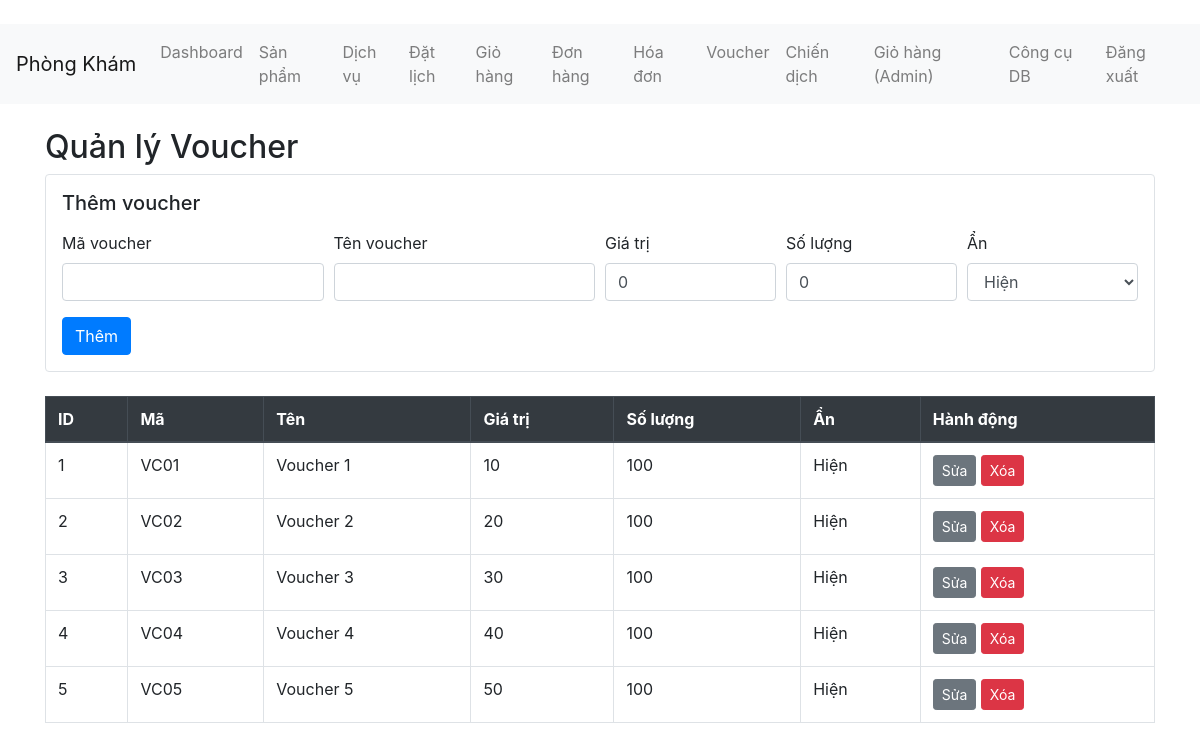
Screenshot of /admin/vouchers (signed in) with the database file from the repository.
### tables this page shows
CREATE TABLE vouchers (stt INTEGER PRIMARY KEY, idvoucher TEXT, namevc TEXT, valuevc INTEGER, quantity INTEGER, hide INTEGER);

### app.py (the view)
@app.route("/admin/vouchers")
def admin_vouchers():
    if session.get("role") != "admin":
        return redirect(url_for("login"))
    conn = get_conn()
    rows = conn.execute(
        "SELECT stt, idvoucher, namevc, valuevc, quantity, hide FROM vouchers ORDER BY stt"
    ).fetchall()
    conn.close()
    return render_template("admin_vouchers.html", vouchers=[dict(r) for r in rows])

### app.py (called while the page is built)
def get_conn() -> sqlite3.Connection:
    conn = sqlite3.connect(DB_PATH)
    conn.row_factory = sqlite3.Row
    conn.execute("PRAGMA foreign_keys = ON")
    return conn

### template/admin_vouchers.html (shortened to what this page needs)
﻿{% extends "base.html" %}
{% block content %}
<h2>Quản lý Voucher</h2>
<form class="border rounded p-3 mb-4" method="post" action="{{ url_for('admin_vouchers_add') }}">
  <h5 class="mb-3">Thêm voucher</h5>
  <div class="form-row">
    <div class="form-group col-md-3">
      <label>Mã voucher</label>
      <input class="form-control" name="idvoucher" required>
    </div>
    <div class="form-group col-md-3">
      <label>Tên voucher</label>
      <input class="form-control" name="namevc" required>
    </div>
    <div class="form-group col-md-2">
      <label>Giá trị</label>
      <input class="form-control" name="valuevc" type="number" min="0" value="0">
    </div>
    <div class="form-group col-md-2">
      <label>Số lượng</label>
      <input class="form-control" name="quantity" type="number" min="0" value="0">
    </div>
    <div class="form-group col-md-2">
      <label>Ẩn</label>
      <select class="form-control" name="hide">
        <option value="0">Hiện</option>
      </select>
    </div>
  </div>
  <button class="btn btn-primary" type="submit">Thêm</button>
</form>
<table class="table table-bordered">
  <thead class="thead-dark">
    <tr>
      <th>ID</th>
      <th>Mã</th>
      <th>Tên</th>
      <th>Giá trị</th>
      <th>Số lượng</th>
      <th>Ẩn</th>
      <th>Hành động</th>
    </tr>
  </thead>
  <tbody>
    {% for v in vouchers %}
    <tr>
      <td>{{ v['stt'] }}</td>
      <td>{{ v['idvoucher'] }}</td>
      <td>{{ v['namevc'] }}</td>
      <td>{{ v['valuevc'] }}</td>
      <td>{{ v['quantity'] }}</td>
      <td>{{ 'Ẩn' if v['hide'] else 'Hiện' }}</td>
      <td>
        <button class="btn btn-sm btn-secondary" data-toggle="collapse" data-target="#edit-{{ v['stt'] }}">Sửa</button>
        <form class="d-inline" method="post" action="{{ url_for('admin_vouchers_delete', stt=v['stt']) }}">
          <button class="btn btn-sm btn-danger" type="submit">Xóa</button>
        </form>
      </td>
    </tr>
    {% endfor %}
  </tbody>
</table>
{% endblock %}

### rows the page displays
vouchers: stt "1", idvoucher "VC01", namevc "Voucher 1", valuevc "10", quantity "100", hide "Hiện"
vouchers: stt "2", idvoucher "VC02", namevc "Voucher 2", valuevc "20", quantity "100", hide "Hiện"
vouchers: stt "3", idvoucher "VC03", namevc "Voucher 3", valuevc "30", quantity "100", hide "Hiện"
vouchers: stt "4", idvoucher "VC04", namevc "Voucher 4", valuevc "40", quantity "100", hide "Hiện"
vouchers: stt "5", idvoucher "VC05", namevc "Voucher 5", valuevc "50", quantity "100", hide "Hiện"
